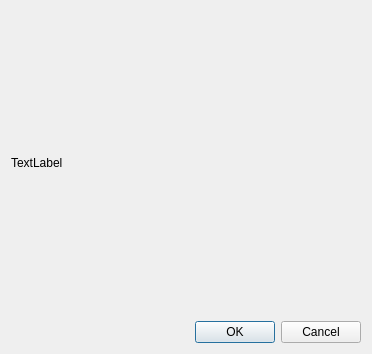
<?xml version="1.0" encoding="UTF-8"?>
<ui version="4.0">
 <class>HostKeyDlg</class>
 <widget class="QDialog" name="HostKeyDlg">
  <property name="geometry">
   <rect>
    <x>0</x>
    <y>0</y>
    <width>372</width>
    <height>354</height>
   </rect>
  </property>
  <property name="windowTitle">
   <string>Dialog</string>
  </property>
  <layout class="QVBoxLayout" name="verticalLayout">
   <item>
    <widget class="QLabel" name="body">
     <property name="text">
      <string>TextLabel</string>
     </property>
     <property name="wordWrap">
      <bool>true</bool>
     </property>
    </widget>
   </item>
   <item>
    <widget class="QDialogButtonBox" name="buttonBox">
     <property name="orientation">
      <enum>Qt::Horizontal</enum>
     </property>
     <property name="standardButtons">
      <set>QDialogButtonBox::Cancel|QDialogButtonBox::Ok</set>
     </property>
     <property name="centerButtons">
      <bool>false</bool>
     </property>
    </widget>
   </item>
  </layout>
 </widget>
 <resources/>
 <connections>
  <connection>
   <sender>buttonBox</sender>
   <signal>accepted()</signal>
   <receiver>HostKeyDlg</receiver>
   <slot>accept()</slot>
   <hints>
    <hint type="sourcelabel">
     <x>248</x>
     <y>254</y>
    </hint>
    <hint type="destinationlabel">
     <x>157</x>
     <y>274</y>
    </hint>
   </hints>
  </connection>
  <connection>
   <sender>buttonBox</sender>
   <signal>rejected()</signal>
   <receiver>HostKeyDlg</receiver>
   <slot>reject()</slot>
   <hints>
    <hint type="sourcelabel">
     <x>316</x>
     <y>260</y>
    </hint>
    <hint type="destinationlabel">
     <x>286</x>
     <y>274</y>
    </hint>
   </hints>
  </connection>
 </connections>
</ui>
